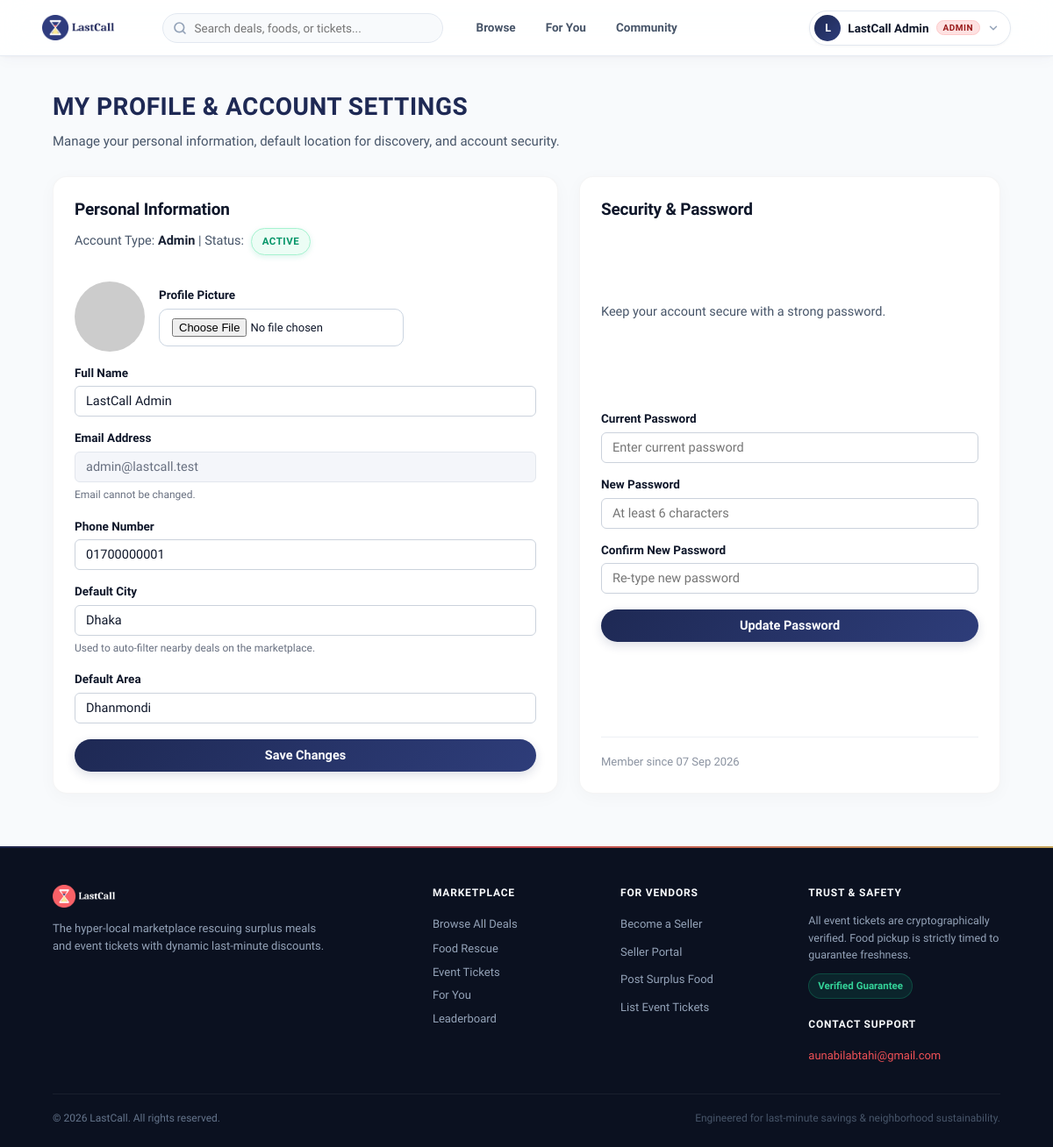
The app's page /profile.php (signed in) with its own data.
### tables this page shows
CREATE TABLE users (
    user_id INT UNSIGNED AUTO_INCREMENT PRIMARY KEY,
    full_name VARCHAR(120) NOT NULL,
    email VARCHAR(150) NOT NULL UNIQUE,
    phone VARCHAR(20) NOT NULL UNIQUE,
    password_hash VARCHAR(255) NOT NULL,
    profile_picture VARCHAR(255) NULL,
    role ENUM('buyer', 'seller', 'admin') NOT NULL DEFAULT 'buyer',
    location_id INT UNSIGNED NULL,

    terms_accepted TINYINT(1) NOT NULL DEFAULT 0,
    terms_version VARCHAR(30) NULL,
    terms_accepted_at DATETIME NULL,

    account_status ENUM('active', 'suspended', 'blocked') NOT NULL DEFAULT 'active',
    created_at TIMESTAMP DEFAULT CURRENT_TIMESTAMP,
    updated_at TIMESTAMP DEFAULT CURRENT_TIMESTAMP ON UPDATE CURRENT_TIMESTAMP,

    CONSTRAINT fk_user_location
        FOREIGN KEY (location_id) REFERENCES locations(location_id)
        ON DELETE SET NULL
);

CREATE TABLE locations (
    location_id INT UNSIGNED AUTO_INCREMENT PRIMARY KEY,
    city VARCHAR(100) NOT NULL,
    area VARCHAR(100) NOT NULL,
    address_line VARCHAR(255) NULL,
    created_at TIMESTAMP DEFAULT CURRENT_TIMESTAMP,

    INDEX idx_location_city_area (city, area)
);

### profile.php (the view, shortened to what this page needs)
<?php
require_once __DIR__ . "/config/database.php";
$uid = (int) $_SESSION["user_id"];
$stmt = $pdo->prepare("
    SELECT u.user_id, u.full_name, u.email, u.phone, u.role, u.account_status, u.created_at, u.profile_picture,
           loc.city, loc.area
    FROM users u
    LEFT JOIN locations loc ON loc.location_id = u.location_id
    WHERE u.user_id = ?
    LIMIT 1
");
$stmt->execute([$uid]);
$user = $stmt->fetch(PDO::FETCH_ASSOC);
require_once __DIR__ . "/includes/header.php";
?>
<main class="container">
    <div class="section-heading">
        <h2>My Profile & Account Settings</h2>
        <p>Manage your personal information, default location for discovery, and account security.</p>
    </div>
    <div class="profile-grid">
        <section class="card">
            <h3>Personal Information</h3>
            <p class="form-intro" style="margin-bottom: 16px;">
                Account Type: <strong style="text-transform: capitalize; color: #172033;"><?= e($user["role"]) ?></strong> |
                Status: <span class="badge" style="display:inline-block; margin-left: 4px;"><?= e($user["account_status"]) ?></span>
            </p>
            <form method="post" enctype="multipart/form-data">
                <div class="form-group" style="margin-bottom: 14px; display: flex; align-items: center; gap: 16px;">
                    <?php
                        $avatarUrl = !empty($user["profile_picture"]) ? "/" . htmlspecialchars($user["profile_picture"]) : "https://ui-avatars.com/api/?name=" . urlencode($user["full_name"]) . "&background=random";
                    ?>
                    <img src="<?= $avatarUrl ?>" alt="Profile Picture" style="width: 80px; height: 80px; border-radius: 50%; object-fit: cover; border: 2px solid var(--border-light);">
                    <div>
                        <label style="display:block; font-weight: bold; margin-bottom: 4px;">Profile Picture</label>
                        <input type="file" name="profile_picture" accept="image/*" style="font-size: 13px;">
                    </div>
                </div>
                <div class="form-group" style="margin-bottom: 14px;">
                    <label style="display:block; font-weight: bold; margin-bottom: 4px;">Full Name</label>
                    <input type="text" name="full_name" required value="<?= e($user["full_name"]) ?>" style="width: 100%; padding: 8px 12px; border: 1px solid #cbd2dc; border-radius: 6px;">
                </div>
                <div class="form-group" style="margin-bottom: 14px;">
                    <label style="display:block; font-weight: bold; margin-bottom: 4px;">Email Address</label>
                    <input type="email" value="<?= e($user["email"]) ?>" disabled style="width: 100%; padding: 8px 12px; border: 1px solid #e2e6ed; border-radius: 6px; background: #f4f6fa; color: #687080;">
                    <small style="color: #687080; font-size: 12px;">Email cannot be changed.</small>
                </div>
                <div class="form-group" style="margin-bottom: 14px;">
                    <label style="display:block; font-weight: bold; margin-bottom: 4px;">Phone Number</label>
                    <input type="text" name="phone" value="<?= e($user["phone"] ?? "") ?>" placeholder="+8801..." style="width: 100%; padding: 8px 12px; border: 1px solid #cbd2dc; border-radius: 6px;">
                </div>
                <div class="form-group" style="margin-bottom: 14px;">
                    <label style="display:block; font-weight: bold; margin-bottom: 4px;">Default City</label>
                    <input type="text" name="city" value="<?= e($user["city"] ?? "") ?>" placeholder="e.g. Dhaka" style="width: 100%; padding: 8px 12px; border: 1px solid #cbd2dc; border-radius: 6px;">
                    <small style="color: #687080; font-size: 12px;">Used to auto-filter nearby deals on the marketplace.</small>
                </div>
                <div class="form-group" style="margin-bottom: 18px;">
                    <label style="display:block; font-weight: bold; margin-bottom: 4px;">Default Area</label>
                    <input type="text" name="area" value="<?= e($user["area"] ?? "") ?>" placeholder="e.g. Dhanmondi" style="width: 100%; padding: 8px 12px; border: 1px solid #cbd2dc; border-radius: 6px;">
                </div>
                <button class="primary-button" type="submit" style="padding: 10px 18px; font-weight: bold; cursor: pointer;">Save Changes</button>
            </form>
        </section>
        <section class="card">
            <h3>Security & Password</h3>
            <p class="form-intro" style="margin-bottom: 16px;">Keep your account secure with a strong password.</p>
            <form method="post">
                <div class="form-group" style="margin-bottom: 14px;">
                    <label style="display:block; font-weight: bold; margin-bottom: 4px;">Current Password</label>
                    <input type="password" name="current_password" required placeholder="Enter current password" style="width: 100%; padding: 8px 12px; border: 1px solid #cbd2dc; border-radius: 6px;">
                </div>
                <div class="form-group" style="margin-bottom: 14px;">
                    <label style="display:block; font-weight: bold; margin-bottom: 4px;">New Password</label>
                    <input type="password" name="new_password" required minlength="6" placeholder="At least 6 characters" style="width: 100%; padding: 8px 12px; border: 1px solid #cbd2dc; border-radius: 6px;">
                </div>
                <div class="form-group" style="margin-bottom: 18px;">
                    <label style="display:block; font-weight: bold; margin-bottom: 4px;">Confirm New Password</label>
                    <input type="password" name="confirm_password" required minlength="6" placeholder="Re-type new password" style="width: 100%; padding: 8px 12px; border: 1px solid #cbd2dc; border-radius: 6px;">
                </div>
                <button class="primary-button" type="submit" style="padding: 10px 18px; font-weight: bold; cursor: pointer;">Update Password</button>
            </form>
            <div style="margin-top: 24px; padding-top: 18px; border-top: 1px solid #edf0f4; color: #8b93a1; font-size: 13px;">
                Member since <?= date("d M Y", strtotime($user["created_at"])) ?>
            </div>
        </section>
    </div>
</main>
<?php require_once __DIR__ . "/includes/footer.php"; ?>

### records on screen
users: role "Admin", account_status "ACTIVE", full_name "LastCall Admin", email "admin@lastcall.test", phone "01700000001", city "Dhaka", area "Dhanmondi", created_at "07 Sep 2026"

### other values on screen
mb_strtoupper(mb_substr($_userName, 0, 1)) "L"
$_userName "LastCall Admin"
$_role "ADMIN"
